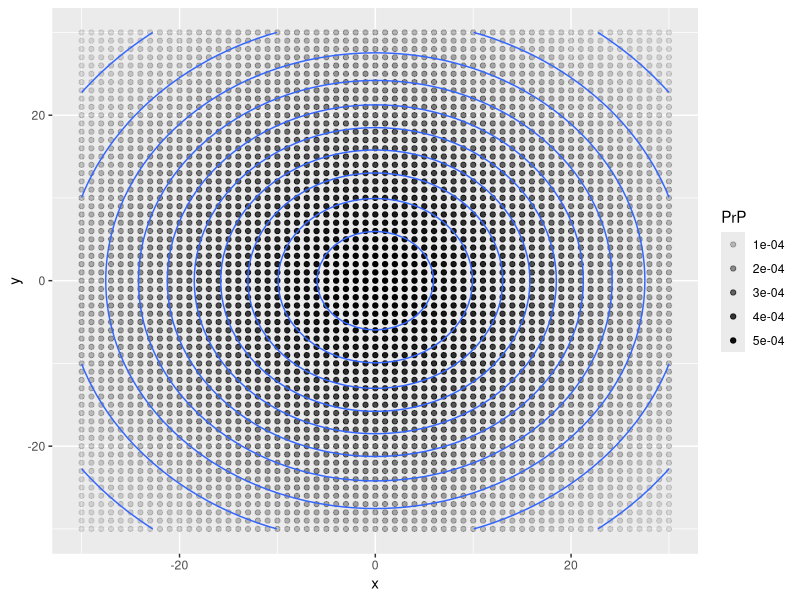
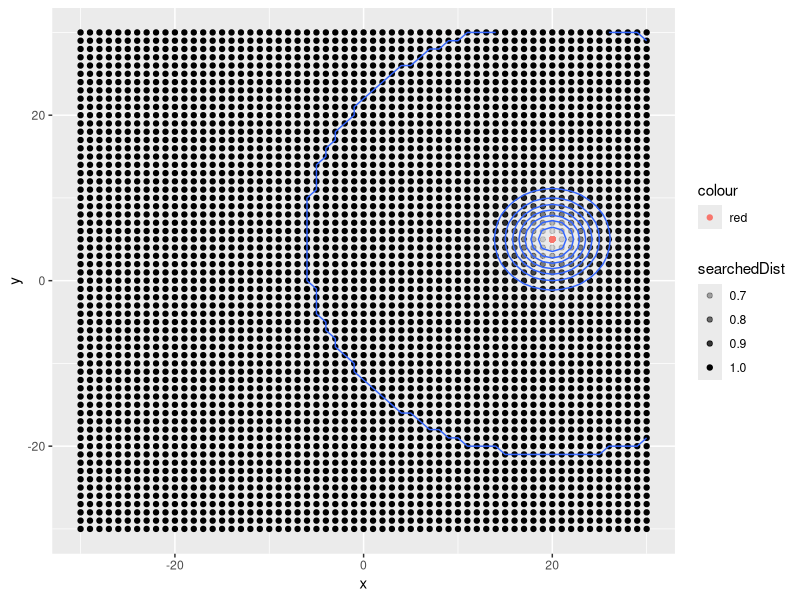
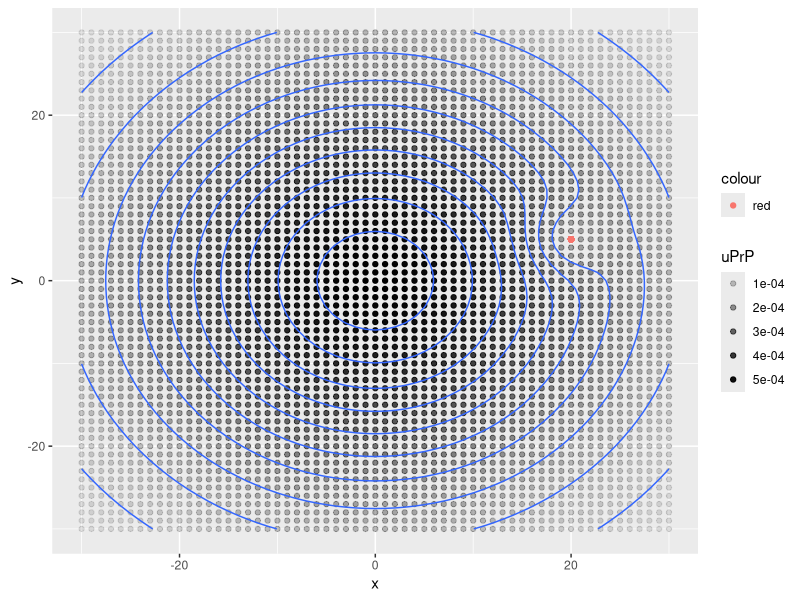
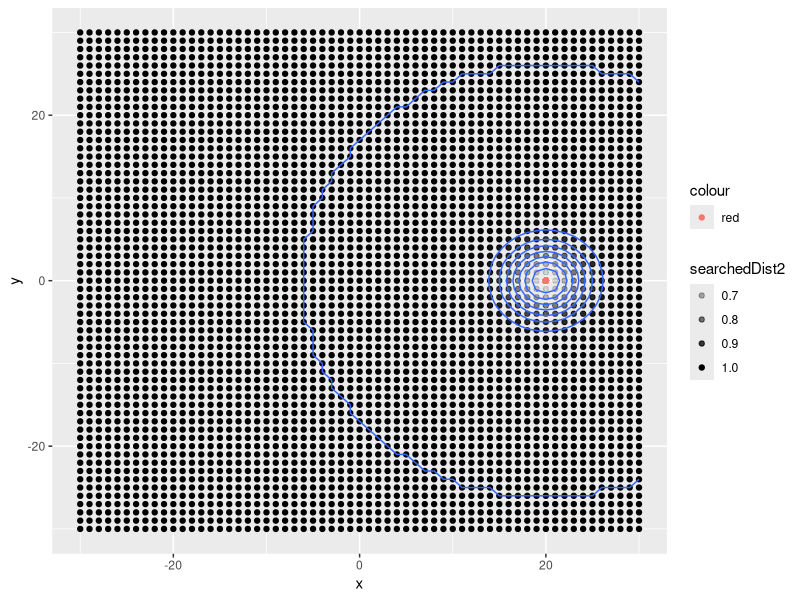
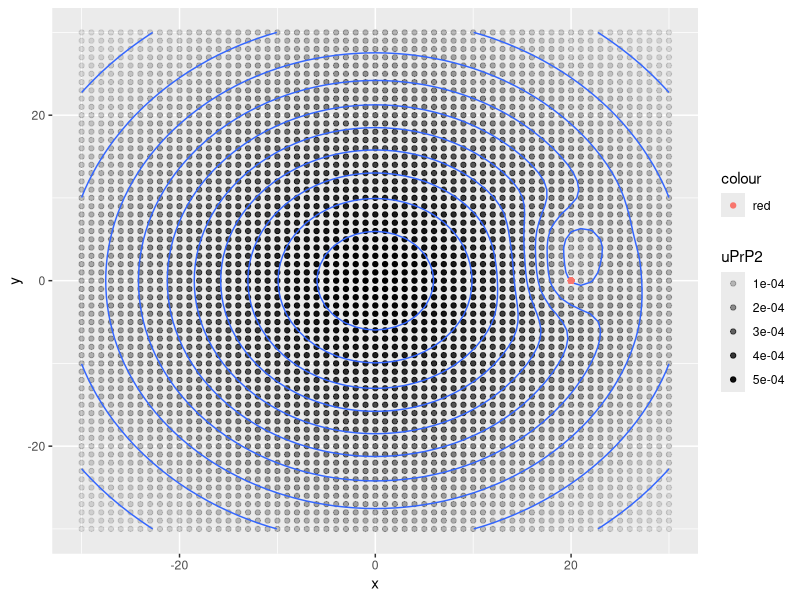
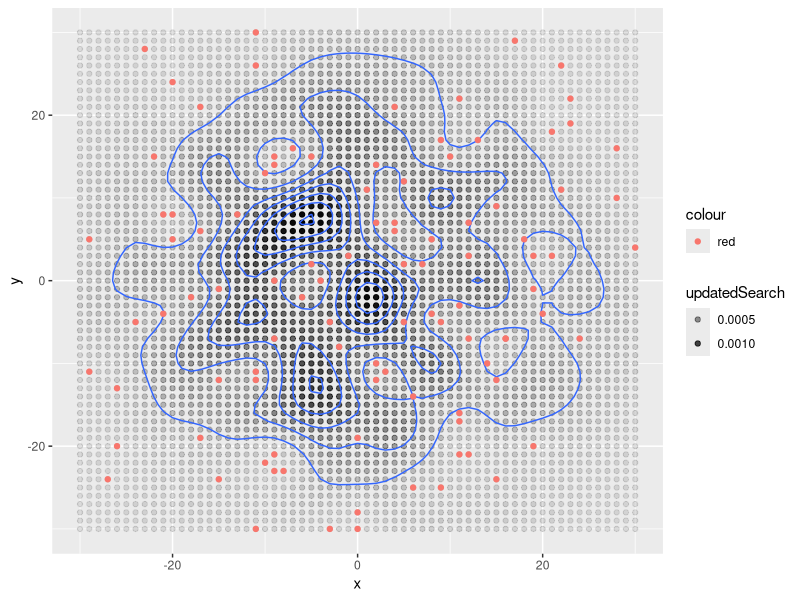

Write R code to recreate these figures, in order.

########################################################################
## TItle: Use Bayesian Search Theory to find best destination
## Date: 2015-08-05
########################################################################

library(ggplot2)


## Initialisation
gridSize = 30
td = 300
ed = 5

## Set up original traveller distance distribution
d = data.frame(x = rep(seq(-gridSize, gridSize), each = 61),
    y = rep(seq(-gridSize, gridSize), times = 61))
d$PrP = dnorm(d$x, 0, sqrt(td)) * dnorm(d$y, 0, sqrt(td))

ggplot(d, aes(x = x, y = y, z = PrP)) +
    geom_point(aes(alpha = PrP)) +
        stat_contour()

## Create the distance from search point
euclideanDistance = function(x, y, x0, y0){
    dx = (x - x0)^2
    dy = (y - y0)^2
    sqrt(dx + dy)
}

## Create the search distribution
searchDistribution = function(distance){
    1 - dnorm(distance/3, sd = 1)
}

## Update distribution assuming first destination is (20, 5)
d$searchedDist = with(d, searchDistribution(euclideanDistance(x, y, 20, 5)))

ggplot(d, aes(x = x, y = y, z = searchedDist)) +
    geom_point(aes(alpha = searchedDist)) +
        stat_contour() +
            geom_point(aes(x = 20, y = 5, color = "red"))

d$uPrP = d$PrP * d$searchedDist

ggplot(d, aes(x = x, y = y, z = uPrP)) +
    geom_point(aes(alpha = uPrP)) +
        stat_contour() +
            geom_point(aes(x = 20, y = 5, color = "red"))

## Update distribution assuming second destination is (20, 0)
d$searchedDist2 = with(d, searchDistribution(euclideanDistance(x, y, 20, 0)))

ggplot(d, aes(x = x, y = y, z = searchedDist2)) +
    geom_point(aes(alpha = searchedDist2)) +
        stat_contour() +
            geom_point(aes(x = 20, y = 0, color = "red"))

d$uPrP2 = d$uPrP * d$searchedDist2

ggplot(d, aes(x = x, y = y, z = uPrP2)) +
    geom_point(aes(alpha = uPrP2)) +
        stat_contour() +
            geom_point(aes(x = 20, y = 0, color = "red"))

## Function to compute multiple search and update probability
compoundSearchDist = function(data, iter){
    searched = dnorm(data$x, 0, sqrt(td)) * dnorm(data$y, 0, sqrt(td))
    dataCopy = data
    xvec = c()
    yvec = c()
    for(i in 1:iter){
        ## Search with update probability
        x0 = sample(data$x, size = 1, prob = searched)
        xvec = c(xvec, x0)
        y0 = sample(data$y, size = 1, prob = searched)
        yvec = c(yvec, y0)
        print(paste0("searching location (", x0, ", ", y0, ")"))
        searched =
            searched *
                searchDistribution(with(dataCopy, euclideanDistance(x, y, x0, y0)))
    }
    xvec <<- xvec
    yvec <<- yvec
    newDist = dataCopy$PrP * searched
    newDist/sum(newDist)
}

d$updatedSearch = compoundSearchDist(data = d, iter = 100)
d2 = data.frame(x = xvec, y = yvec)

ggplot(d, aes(x = x, y = y, z = updatedSearch)) +
    geom_point(aes(alpha = updatedSearch)) +
    stat_contour() +
    geom_point(data = d2, aes(x = x, y = y, z = 1, col = "red"))

## NOTE (Michael): Need to check the evolution of the density to
##                 determine the right parameters
